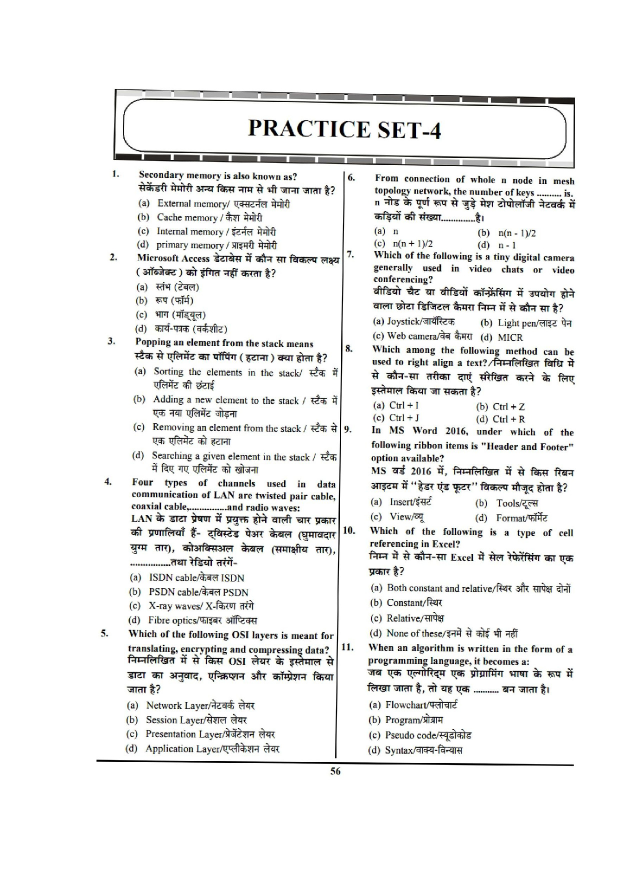
#> input picture yct_pages/page_56.jpg, 1238 x 1750 px (shown at 1/2 size)
$ python -i import_gate_paper.py   (imports and definitions only)
#> lines starting #> are read from the running program, lines starting #| are printed output that depends on the picture
#> further down, picture is the input picture: PIL image 1238x1750 RGB; mean R, G, B 237.4, 237.7, 237.2
#!/usr/bin/env python3
"""Import an official GATE paper (question PDF + answer-key PDF) as a full paper.

Each question is cropped from the PDF as an image, so maths and diagrams
appear exactly as printed. The answer key supplies type (MCQ/MSQ/NAT),
section, key and marks. Questions land in `questions` with paper_code +
q_number, so `POST /tests {paper_code}` serves the whole paper in order.

Images go to frontend/public/gate/<paper_code>/qNN.webp (served by Vercel).
They never contain answers; keys stay in the DB and are only returned
after a test is finished.

Usage (DB target comes from TURSO_DB_URL / TURSO_AUTH_TOKEN, like the
migration scripts):
  import_gate_paper.py --qp GATE2024_CS_S1_QP.pdf --key GATE2024_CS_S1_Key.pdf \
      --code GATE2024_CS_S1 --exam "GATE CS" --year 2024 \
      --source "GATE 2024 CS Set 1 (official, IISc)" [--images-only] [--dry-run]
"""
import argparse
import html
import json
import os
import re
import subprocess
import sys
import tempfile

import numpy as np
from PIL import Image, ImageChops

REPO = os.path.dirname(os.path.dirname(os.path.dirname(os.path.abspath(__file__))))
DPI = 160
SCALE = DPI / 72.0

# ---------------------------------------------------------------- answer key

KEY_ROW = re.compile(
    r"^\s*(\d{1,3})\s+\d+\s+(MCQ|MSQ|NAT)\s+([A-Z]{2}(?:-\d)?)\s+(.+?)\s+(\d(?:\.\d+)?)\s*$"
)


# [65 lines left out: functions parse_key, normalize_key, parse_layout, marker_no, is_boundary, not called in this run]


def header_bottom(page):
    top = [l["y1"] for l in page["lines"] if l["y0"] < 62]
    return (max(top) if top else 50.0) + 4


# [54 lines left out: functions locate_questions, render_pages, unwatermark, not called in this run]


def trim(img, pad=14):
#> called with pad = 14
    bg = Image.new(img.mode, img.size, (255, 255, 255))
#> bg: PIL image 1238x1750 RGB; every value is 255
    bbox = ImageChops.difference(img, bg).convert("L").point(lambda v: 255 if v > 18 else 0).getbbox()
#> bbox = (193, 178, 1152, 1550)
    if not bbox:
        return img
    x0, y0, x1, y1 = bbox
#> x0 = 193; y0 = 178; x1 = 1152; y1 = 1550
    return img.crop((max(0, x0 - pad), max(0, y0 - pad), min(img.width, x1 + pad), min(img.height, y1 + pad)))
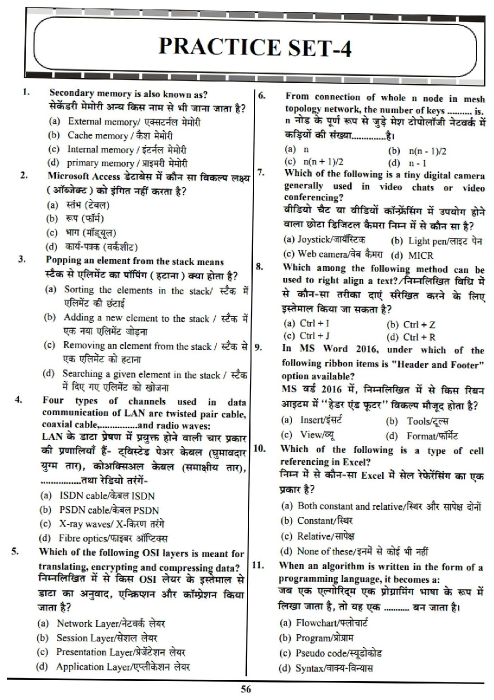
#> returned value: PIL image 987x1400 RGB (shown at 1/2 size); mean R, G, B 227.5, 227.8, 227.1


# [68 lines left out: functions squeeze, crop_question, region_text, connect_db, not called in this run]


SECTION_TOPIC = {
    "GA": ("GATE · General Aptitude", "General Aptitude"),
    "CS": ("GATE CS · Unsorted", "Computer Science"),
    "DA": ("GATE DA · Unsorted", "Data Science & AI"),
}


# [89 lines left out: functions topic_id, upsert, main, not called in this run]


# [2 lines not run here, left out]

>>> from PIL import Image
>>> picture = Image.open('../../yct_pages/page_56.jpg')
>>> result = trim(picture)

$ run again, on yct_pages/page_58.jpg
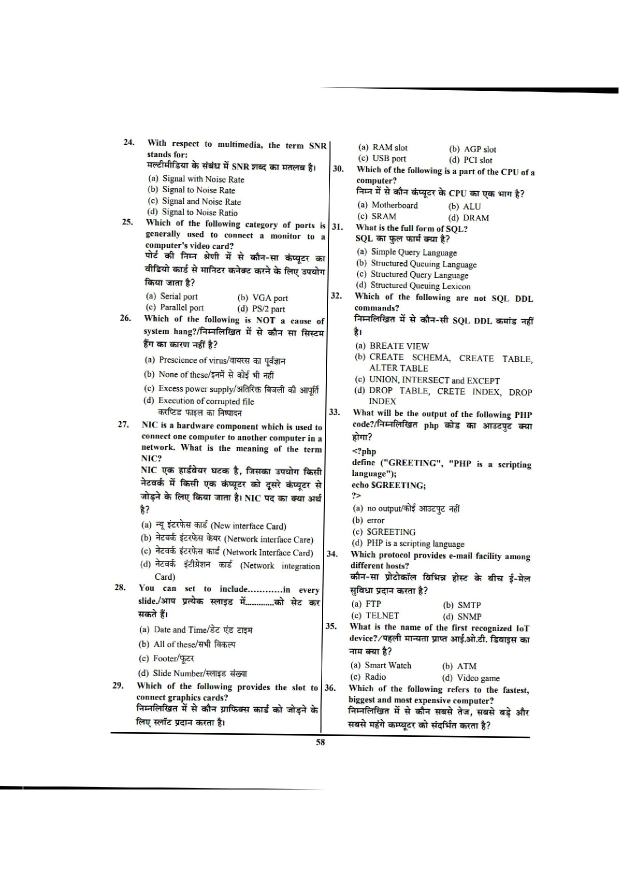
#> input picture yct_pages/page_58.jpg, 1238 x 1750 px (shown at 1/2 size)
#> picture is the input picture: PIL image 1238x1750 RGB; mean R, G, B 242.1, 242.3, 242
#> bg: PIL image 1238x1750 RGB; every value is 255
#> bbox = (0, 175, 1237, 1579)
#> x0 = 0; y0 = 175; x1 = 1237; y1 = 1579
#> in trim, `return img.crop((max(0, x0 - pad), max(0, y0 - pad), min(img.width, x1..`:
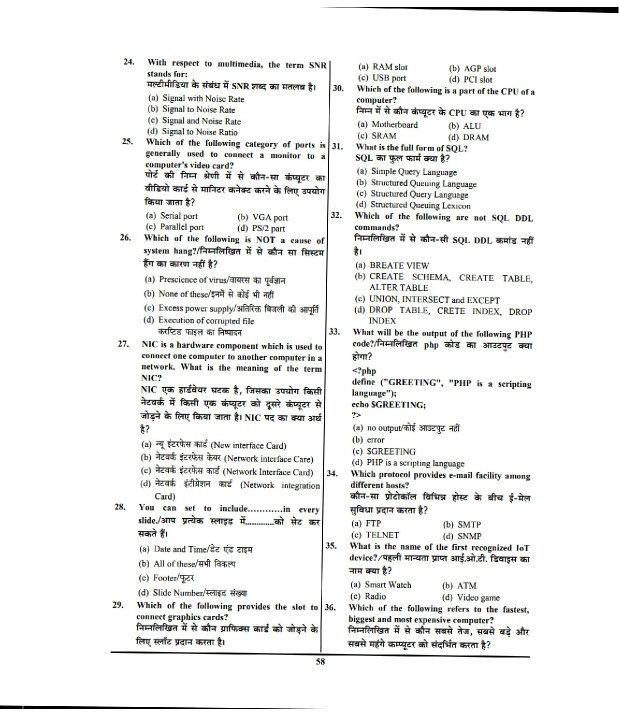
#> returned value: PIL image 1238x1432 RGB (shown at 1/2 size); mean R, G, B 239.3, 239.5, 239.1

$ run again, on yct_pages/page_60.jpg
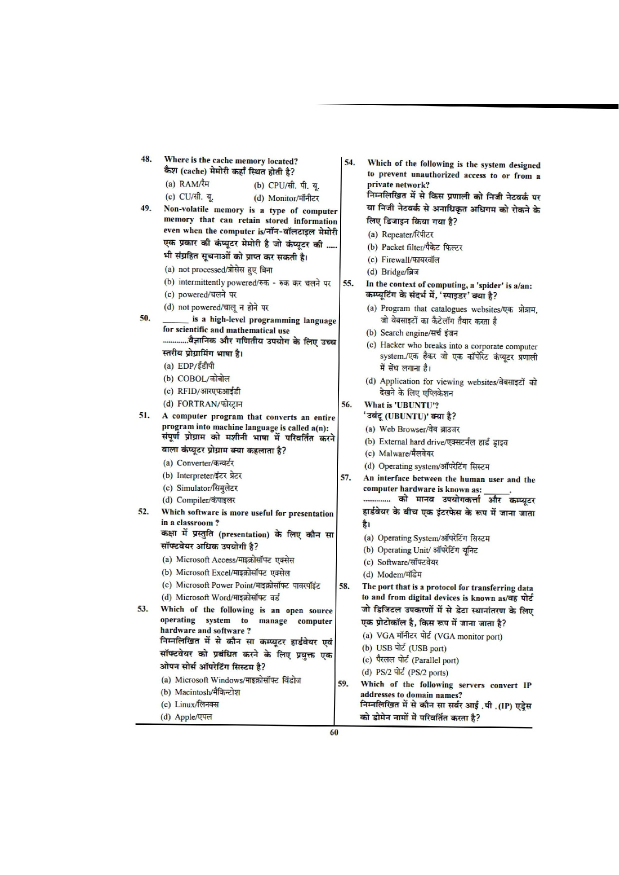
#> input picture yct_pages/page_60.jpg, 1238 x 1750 px (shown at 1/2 size)
#> picture is the input picture: PIL image 1238x1750 RGB; mean R, G, B 242.6, 242.8, 242.5
#> bg: PIL image 1238x1750 RGB; every value is 255
#> bbox = (270, 208, 1237, 1471)
#> x0 = 270; y0 = 208; x1 = 1237; y1 = 1471
#> in trim, `return img.crop((max(0, x0 - pad), max(0, y0 - pad), min(img.width, x1..`:
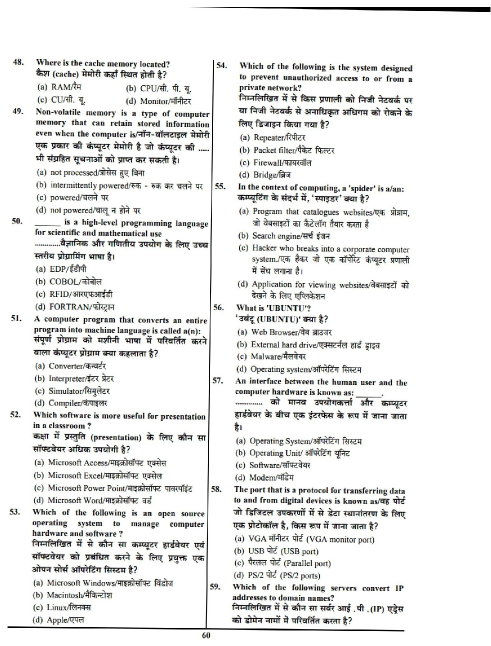
#> returned value: PIL image 982x1291 RGB (shown at 1/2 size); mean R, G, B 233.9, 234.2, 233.6
